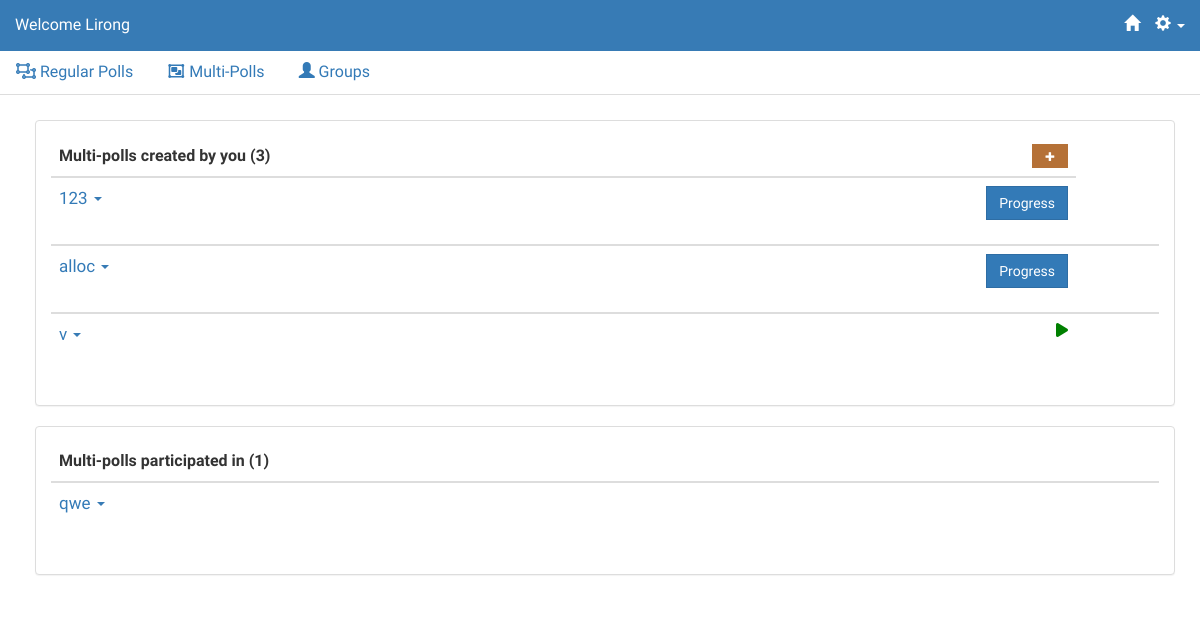
/polls/m_polls (signed in), run on an earlier commit of the app's database.
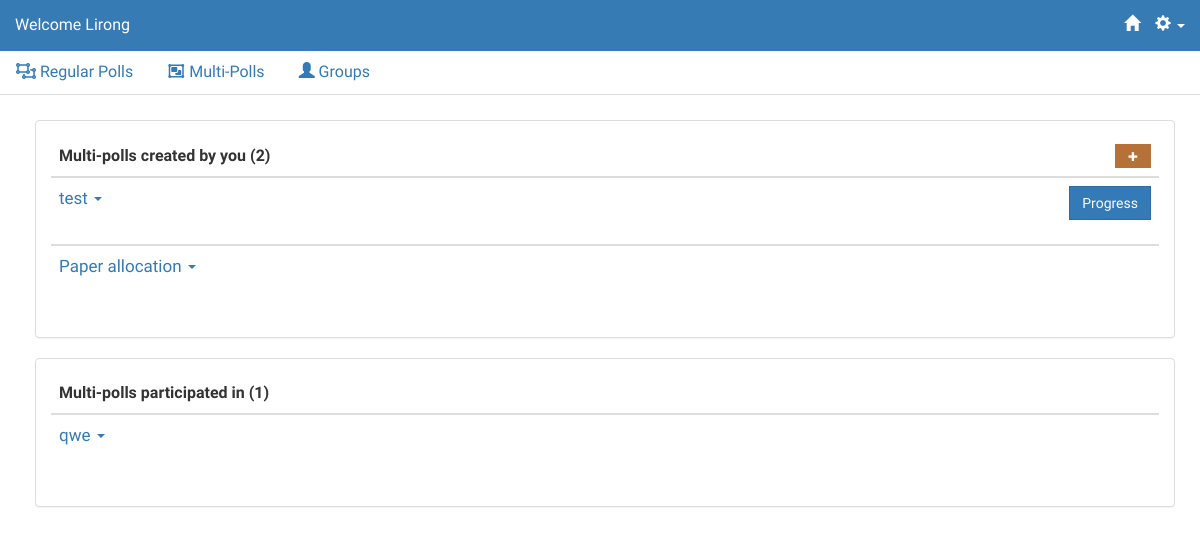
And on a later commit of the database.
### multipolls/models.py (models this page shows, shortened)
@python_2_unicode_compatible
class MultiPoll(models.Model):
    number = models.IntegerField(default=1)
    title = models.CharField(max_length=20)
    description = models.CharField(max_length=500)
    owner = models.ForeignKey(User,related_name='owner')
    questions = models.ManyToManyField(Question, through='MultiPollQuestion', through_fields=('multipoll','question'))
    voters = models.ManyToManyField(User, related_name='multipoll_participated')
    pos = models.IntegerField(default=0)
    status = models.IntegerField(default=0)
    emailInvite = models.BooleanField(default=True)
    emailDelete = models.BooleanField(default=True)

### polls/views.py (the view)
class MultiPollsView(generic.ListView):
    template_name = 'polls/m_polls.html'
    context_object_name = 'question_list'
    def get_queryset(self):
        return Question.objects.all()
    def get_context_data(self, **kwargs):
        ctx = super(MultiPollsView, self).get_context_data(**kwargs)
        ctx['multipolls_created'] = reverseListOrder(MultiPoll.objects.filter(owner = self.request.user))
        ctx['multipolls_participated'] = reverseListOrder(self.request.user.multipoll_participated.exclude(owner = self.request.user))
        return ctx

### polls/views.py (called while the page is built)
def reverseListOrder(query):
    listQuery = list(query)
    listQuery.reverse()
    return listQuery

### polls/templates/polls/m_polls.html (shortened to what this page needs)
{% extends 'polls/base.html' %}
{% block content %}
<div class="container">
<div name="created" class="panel panel-default">
    <div class="panel-body">
        <table style = "width:100%;border-collapse:collapse;" class="table" name="created">
            <thead>
                <tr>
                    <th>
                        Multi-polls created by you ({{ multipolls_created|length }})
                    </th>
                    <th>
                        <a href="{% url 'multipolls:AddStep1' %}" style='font-size:60%; float:right;' class="btn btn-yellow">
                            <span class="glyphicon glyphicon-plus"></span>
                        </a>
                    </th>
                </tr>
            </thead>
            {% for mpoll in multipolls_created %}
            <tbody>
                <tr style = "margin:0; padding:0" data-toggle="collapse" data-target="#{{ mpoll.id }}" class="accordion-toggle">
                    <td>
                        <a href="{%url 'multipolls:mpollinfo' mpoll.id %}"  data-toggle="tooltip" data-placement="right" title="Description: {%if mpoll.description %} {{mpoll.description}} {%else%} None. {%endif%}">
                        <span style= "padding-top:0;padding-bottom:0;margin-top:0;margin-bottom:0; font-size:17px;">
                            {{ mpoll.title }}
                        </span></a>
                        <span href="#collapse{{ forloop.counter }}" class="caret" style="color:#377BB5;"></span>
                    </td>
                    {% if mpoll.status == 0 %}
                    <td>
                        <div class="start-icon">
                            <i class="fa fa-play" aria-hidden="true" data-toggle="modal" data-target="#confirm-startmpoll{{ mpoll.id }}"></i>
                        </div>
                    </td>
                    <td>
                    </td>
                    {% elif mpoll.status != mpoll.number|add:"1" %}
                        <td>
                            <a href="{% url 'multipolls:progress' mpoll.id %}">
                                <span class="btn btn-primary" style = "float:right">Progress</span>
                            </a>
                        </td>
                    {% endif %}
                </tr>
                <tr>
                    <td colspan="12" class="hiddenRow" style="border-top: none;">
                    </td>
                </tr>
            </tbody>
            {% endfor %}
        </table>
     </div>
</div>
<div name="participated" class="panel panel-default">
    <div class="panel-body">
    <table style = "width:100%;" class="table" name="participated">
        <thead>
            <tr>
                <th>
                    Multi-polls participated in ({{ multipolls_participated|length }})
                </th>
            </tr>
        </thead>
        {% for mpoll in multipolls_participated %}
        <tbody>
            <tr data-toggle="collapse" data-target="#{{ mpoll.id }}" class="accordion-toggle">
                 <td>
                        <a href="{%url 'multipolls:mpollinfo' mpoll.id %}"  data-toggle="tooltip" data-placement="right" title="Description: {%if mpoll.description %} {{mpoll.description}} {%else%} None. {%endif%}">
                        <span style = "padding-top:0;padding-bottom:0;margin-top:0;margin-bottom:0;font-size:17px;">
                            {{ mpoll.title }}
                        </span></a>
                        <span href="#collapse{{ forloop.counter }}" class="caret" style="color:#377BB5;"></span>
                    </td>
            </tr>
            <tr>
                <td colspan="12" class="hiddenRow" style="border-top: none;">
                </td>
            </tr>
        </tbody>
        {% endfor %}
    </table>
    </div>
</div>
</div>
{% endblock %}

What changed in the data, as far as the page shows it:
removed MultiPoll: title "alloc", status "Progress"
removed MultiPoll: title "v"
added MultiPoll: title "test", status "Progress"
changed MultiPoll: title "123" → "Paper allocation"; no longer shows "Progress"
Also different on the page:
{{ multipolls_created|length }}: "3" → "2"
